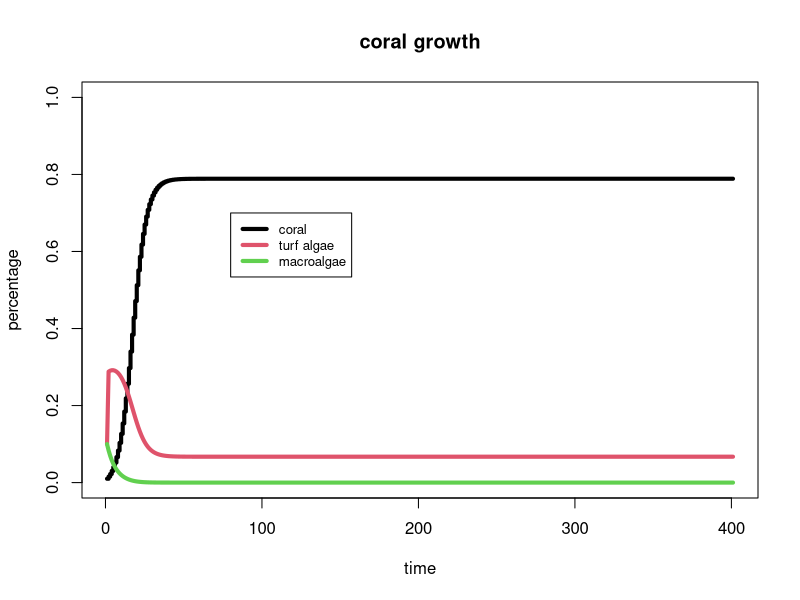
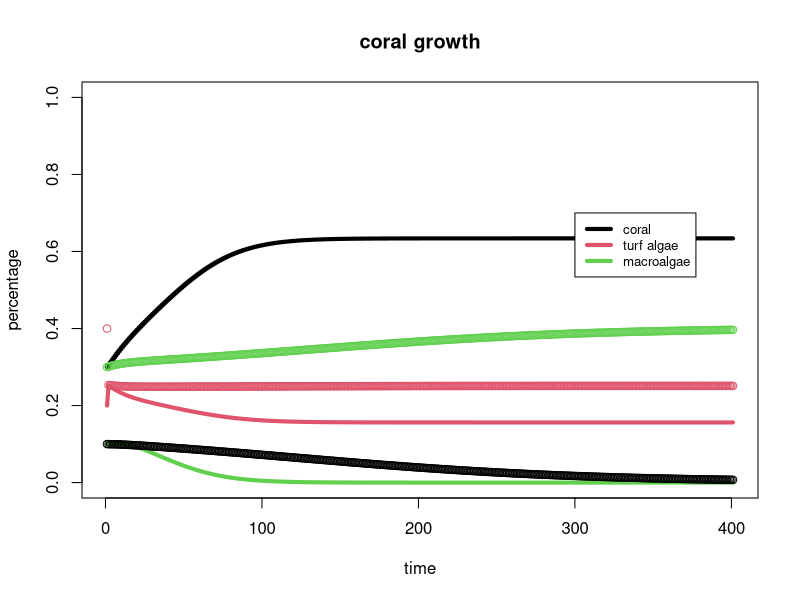
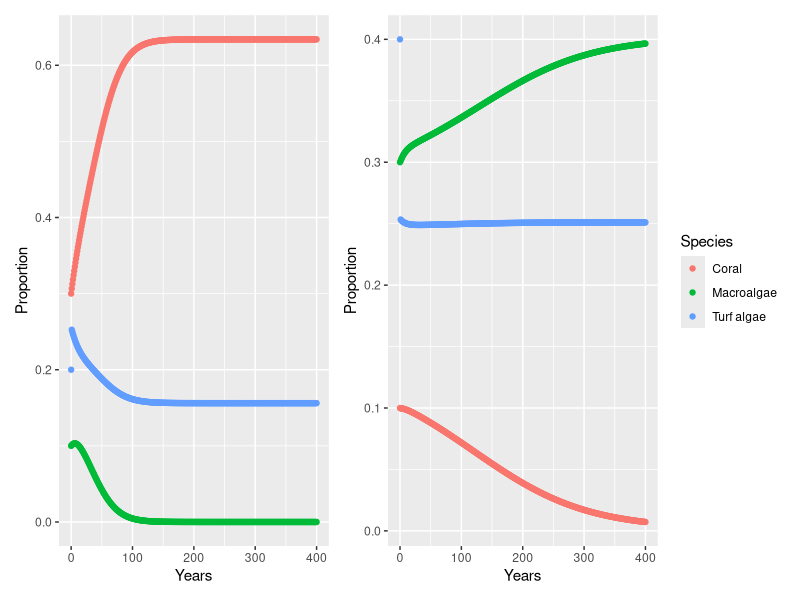
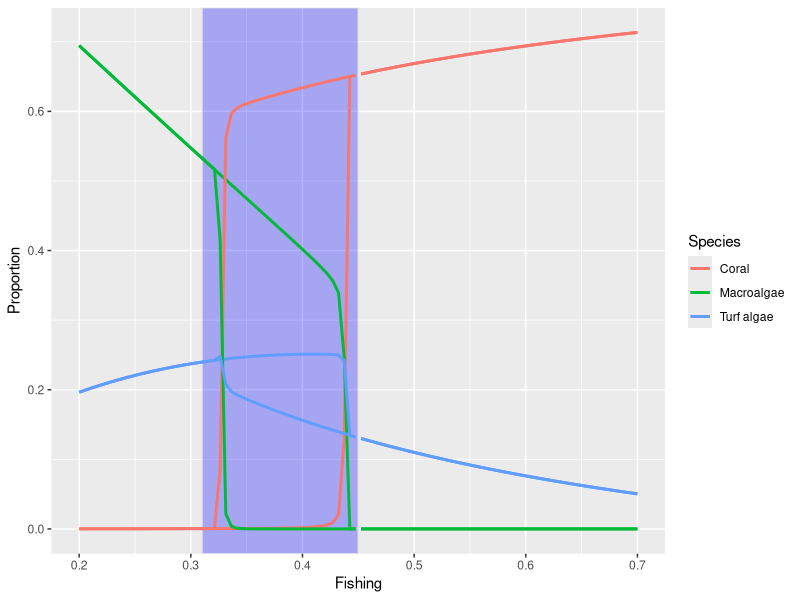
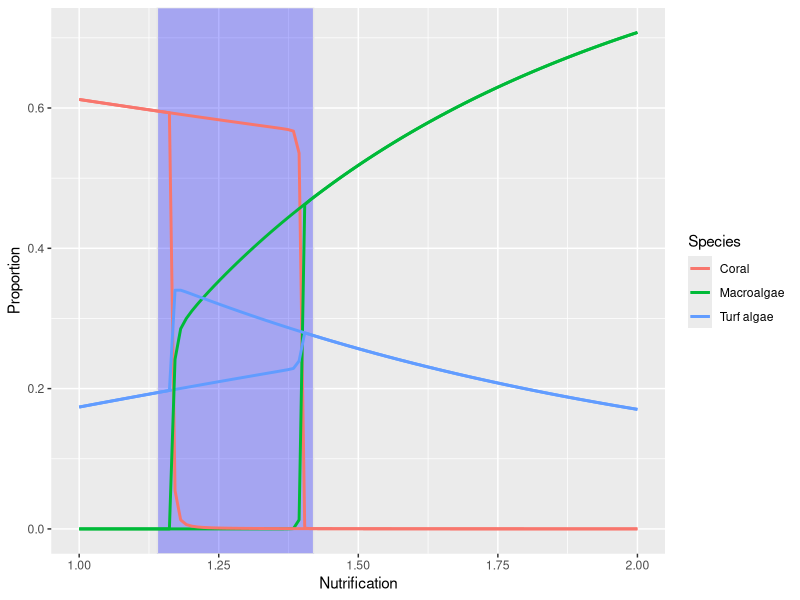
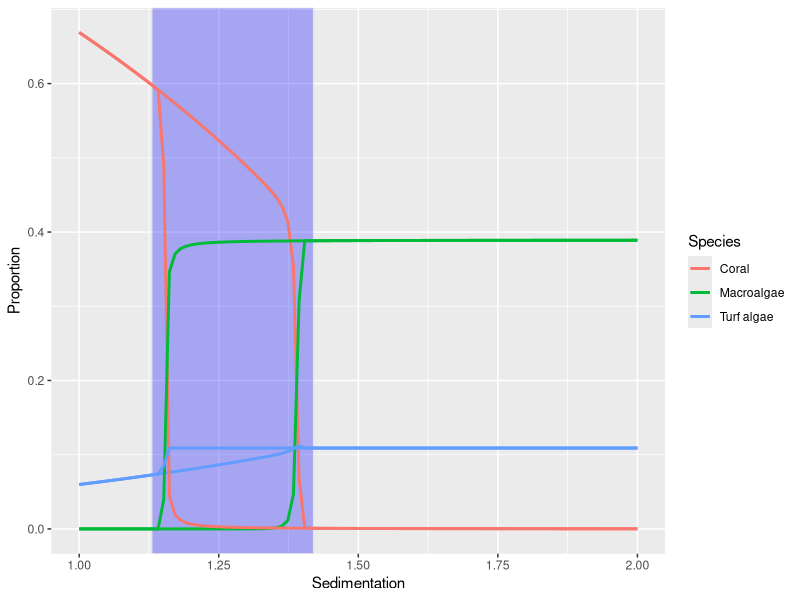

The R script that drew these images, in order:
# marine biology exam project
rm(list=ls())
library(deSolve)

library(ggplot2)
library(data.table)
#install.packages("patchwork")
library("patchwork")
######### baseline pristine !
param=c()
test=c(0,0)
graze=0.7 # grazing pressure
cm=0.06 # 1/yr, coral mortality
crep=0.25045 # 1/yr local coral lava space recruitment
cspawn=0.00503 # 1/yr coral lava from other places recruitment
clgrowth=0.12 # 1/yr lateral coral growth
tagrazem=10 # 1/yr, turf algae grazed max
ctgrowth=0.5 # coral growth turf over relative space
crecturf=0.1 # coral recruit onto turf, relative space
ftgrowth=11 # 1/yr fine turf growth
macgrazem=0.5 # 1/yr max macroalgae grazed
  # old macroalge graze 0.505*tagrazem
  # 0.01 *tagrazem
lmacgrowth=0.225 # 1/yr lateral growth rate macroalgae over sapce
cgrowthinhib=0.55 # coral growth inhibited by local macroalgae
lmacc=0.45 # lateral growth of macroalgae over coral
lmact=0.45 # lateral growth of macroalgae over turf.
parameters=c(graze,cm,crep,cspawn,clgrowth,tagrazem,ctgrowth,crecturf,ftgrowth,macgrazem,lmacgrowth,cgrowthinhib,lmacc,lmact)

stateinit=c(C=0.01,Tu=0.1,M=0.1)


coralgrowth=function(t,state,parameters) {
  C = state[[1]]
  Tu = state[[2]]
  M = state[[3]]
  S=1-C-Tu-M
  #print(S)
  dCdt=(cspawn+crep*C)*(S+crecturf*Tu)+clgrowth*(1-cgrowthinhib*M)*(S+ctgrowth*Tu)*C-cm*C-lmacc*lmacgrowth*M*C
  
  dTudt=ftgrowth*(1-graze)*S-tagrazem*graze*Tu-crecturf*(cspawn+crep*C)*Tu - ctgrowth*clgrowth*(1-cgrowthinhib*M)*Tu*C -lmact*lmacgrowth*M*Tu
  dMdt=lmacgrowth*M*(S+lmacc*C+lmact*Tu)-macgrazem*graze*M
 
  res=c(dCdt,dTudt,dMdt)
  return(list(res))
  
}

timey=400

pristinebaseline=ode.1D(y=stateinit,func=coralgrowth, times=0:timey,parms=parameters,nspec=1)

pristinebaselinefish=ode.1D(y=stateinit,func=coralgrowth, times=0:timey,parms=parameters,nspec=1)

plot(pristinebaseline[,2],main="coral growth",xlab="time",ylab="percentage",type="s",lwd=4,ylim=range(0,1))
lines(pristinebaseline[,3],col=2,lwd=4)
lines(pristinebaseline[,4],col=3,lwd=4)
legend(80, 0.7, legend=c("coral","turf algae","macroalgae"),
       col=c(1:3),lwd=4, cex=0.8)


##### fishing
cm=0.05 # 1/yr, coral mortality
crep=0.0009 # 1/yr local coral lava space recruitment
cspawn=0.00006 # 1/yr coral lava from other places recruitment
clgrowth=0.2 # 1/yr lateral coral growth
tagrazem=10 # 1/yr, turf algae grazed max
ctgrowth=0.25 # coral growth turf over relative space
crecturf=0.1 # coral recruit onto turf, relative space
ftgrowth=5 # 1/yr fine turf growth
macgrazem=0.5 # 1/yr max macroalgae grazed
lmacgrowth=0.35 # 1/yr lateral growth rate macroalgae over sapce
cgrowthinhib=0.9 # coral growth inhibited by local macroalgae
lmacc=0.1 # lateral growth of macroalgae over coral
lmact=0.9

#### plot test for converg
graze=0.4
stateinit=c(C=0.3,Tu=0.2,M=0.1)
pristinebaseline=ode.1D(y=stateinit,func=coralgrowth, times=0:timey,parms=parameters,nspec=1)
stateinit=c(C=0.1,Tu=0.4,M=0.3)
pristinebaselinefish=ode.1D(y=stateinit,func=coralgrowth, times=0:timey,parms=parameters,nspec=1)
plot(pristinebaseline[,2],main="coral growth",xlab="time",ylab="percentage",type="s",lwd=4,ylim=range(0,1))
lines(pristinebaseline[,3],col=2,lwd=4)
lines(pristinebaseline[,4],col=3,lwd=4)
points(pristinebaselinefish[,2],col=1)
points(pristinebaselinefish[,3],col=2)
points(pristinebaselinefish[,4],col=3)
legend(300, 0.7, legend=c("coral","turf algae","macroalgae"),
       col=c(1:3),lwd=4, cex=0.8)

data1 <- data.frame(c(0:400),pristinebaseline[,2])
data1$w <-"Coral"
data2 <- data.frame(c(0:400),pristinebaseline[,3])
data2$w <-"Turf algae"
data3 <- data.frame(c(0:400),pristinebaseline[,4])
data3$w <-"Macroalgae"
data4 <- data2                        # Replicate data
colnames(data4) <- colnames(data1)
data5 <- data3                        # Replicate data
colnames(data5) <- colnames(data1)
data <-rbind(data1,data4,data5)
colnames(data)<- c("Years", "Proportion", "Species")

data1 <- data.frame(c(0:400),pristinebaselinefish[,2])
data1$w <-"Coral"
data2 <- data.frame(c(0:400),pristinebaselinefish[,3])
data2$w <-"Turf algae"
data3 <- data.frame(c(0:400),pristinebaselinefish[,4])
data3$w <-"Macroalgae"
data4 <- data2                        # Replicate data
colnames(data4) <- colnames(data1)
data5 <- data3                        # Replicate data
colnames(data5) <- colnames(data1)
data2 <-rbind(data1,data4,data5)
colnames(data2)<- c("Years", "Proportion", "Species")

ggp1 <- ggplot(data, aes(x = Years, y = Proportion, colour = Species), size = 1) +
  geom_point()
ggp2 <- ggplot(data2, aes(x = Years, y = Proportion, colour = Species), size = 1) +
  geom_point()
ggp1 + ggp2 + plot_layout(guides = "collect")


#### end plot test

fishingf=seq(0.2,0.7,length.out=100)
stateinit=c(C=0.3,Tu=0.2,M=0.2)

resultsfforward=data.frame()
for (i in 1:length(fishingf)){
  graze=fishingf[i]
  parameters=c(graze,cm,crep,cspawn,clgrowth,tagrazem,ctgrowth,crecturf,ftgrowth,macgrazem,lmacgrowth,cgrowthinhib,lmacc,lmact)
  sol=ode.1D(y=stateinit,func=coralgrowth, times=0:timey,parms=parameters,nspec=1)
  resultsfforward=rbind(resultsfforward,sol[300,])
  stateinit=c(C=resultsfforward[i,2],Tu=resultsfforward[i,3],M=max(resultsfforward[i,4],0.1))
  
  
}
fishingb=rev(fishingf)
stateinit=c(C=0.3,Tu=0.2,M=0.2)

resultsfback=data.frame()
for (i in 1:length(fishingb)){
  graze=fishingb[i]
  parameters=c(graze,cm,crep,cspawn,clgrowth,tagrazem,ctgrowth,crecturf,ftgrowth,macgrazem,lmacgrowth,cgrowthinhib,lmacc,lmact)
  sol=ode.1D(y=stateinit,func=coralgrowth, times=0:timey,parms=parameters,nspec=1)
  resultsfback=rbind(resultsfback,sol[300,])
  stateinit=c(C=resultsfback[i,2],Tu=resultsfback[i,3],M=max(resultsfback[i,4],0.1))
  
  
}


data1 <- data.frame(fishingf,resultsfforward[,2])
data1$w <-"Coral"
data2 <- data.frame(fishingf,resultsfforward[,3])
data2$w <-"Turf algae"
data3 <- data.frame(fishingf,resultsfforward[,4])
data3$w <-"Macroalgae"

colnames(data1)<- c("Fishing", "Proportion", "Species")
colnames(data2)<- c("Fishing", "Proportion", "Species")
colnames(data3)<- c("Fishing", "Proportion", "Species")


data12 <- data.frame(fishingb,resultsfback[,2])
data12$w <-"Coral"
data22 <- data.frame(fishingb,resultsfback[,3])
data22$w <-"Turf algae"
data32 <- data.frame(fishingb,resultsfback[,4])
data32$w <-"Macroalgae"

colnames(data12)<- c("Fishing", "Proportion", "Species")
colnames(data22)<- c("Fishing", "Proportion", "Species")
colnames(data32)<- c("Fishing", "Proportion", "Species")

data <-rbind(data1,data2,data3)
data2 <-rbind(data12,data22,data32)


data$Event <- "Before"
data[data$Fishing>=0.45,]$Event <- "After"
data$Event <- factor(data$Event, levels=c("Before","After"))

data2$Event <- "Before"
data2[data2$Fishing>=0.45,]$Event <- "After"
data2$Event <- factor(data2$Event, levels=c("Before","After"))

xmin <- 0.31 # Beginning and end of discontinuity
xmax <- 0.45

ggplot() + 
  geom_rect(aes(xmin = xmin, xmax = xmax, ymin = -Inf, ymax = Inf), fill = "blue", alpha = 0.3, col = "grey90") +
  geom_line(data=data,aes(x = Fishing, y = Proportion, colour = Species, group = interaction(Species, Event)), size = 1) + 
  geom_line(data=data2, aes(x = Fishing, y = Proportion, colour = Species, group = interaction(Species, Event)), size = 1) 



#### use stable state from high grazing stage as initial conditions to see whether the system can regenerate
# with higher grazing again thing of course

# test with the given inits, also still need to change the remaining parms



######  nutrification

graze=0.6 # grazing pressure
cm=0.05 # 1/yr, coral mortality
crep=0.0009# 1/yr local coral lava space recruitment
cspawn=0.00006 # 1/yr coral lava from other places recruitment
clgrowth=0.2 # 1/yr lateral coral growth
tagrazem=9 # 1/yr, turf algae grazed max
ctgrowth=0.2 # coral growth turf over relative space
crecturf=0.05 # coral recruit onto turf, relative space
ftgrowth=11 # 1/yr fine turf growth
macgrazem=0.5 # 1/yr max macroalgae grazed
lmacgrowth=0.35 # 1/yr lateral growth rate macroalgae over sapce
cgrowthinhib=0.9 # coral growth inhibited by local macroalgae
lmacc=0.1 # lateral growth of macroalgae over coral
lmact=0.9 # lateral growth of macroalgae over turf.




nutrificationf=seq(1,2,length.out=100)
stateinit=c(C=0.3,Tu=0.2,M=0.2)
resultsnf=data.frame()
for (i in 1:length(nutrificationf)){
  ftgrowth=nutrificationf[i]*11
  lmacc=nutrificationf[i]*0.1
  lmact=nutrificationf[i]*0.9
  lmacgrowth=nutrificationf[i]*0.35
  parameters=c(graze,cm,crep,cspawn,clgrowth,tagrazem,ctgrowth,crecturf,ftgrowth,macgrazem,lmacgrowth,cgrowthinhib,lmacc,lmact)
  sol=ode.1D(y=stateinit,func=coralgrowth, times=0:timey,parms=parameters,nspec=1)
  resultsnf=rbind(resultsnf,sol[300,])
  stateinit=c(C=resultsnf[i,2],Tu=resultsnf[i,3],M=max(resultsnf[i,4],0.1))
}

nutrificationb=rev(nutrificationf)
resultsnb=data.frame()
for (i in 1:length(nutrificationb)){
  ftgrowth=nutrificationb[i]*11
  lmacc=nutrificationb[i]*0.1
  lmact=nutrificationb[i]*0.9
  lmacgrowth=nutrificationb[i]*0.35
  parameters=c(graze,cm,crep,cspawn,clgrowth,tagrazem,ctgrowth,crecturf,ftgrowth,macgrazem,lmacgrowth,cgrowthinhib,lmacc,lmact)
  sol=ode.1D(y=stateinit,func=coralgrowth, times=0:timey,parms=parameters,nspec=1)
  resultsnb=rbind(resultsnb,sol[300,])
  stateinit=c(C=resultsnb[i,2],Tu=resultsnb[i,3],M=max(resultsnb[i,4],0.1))
}



data1 <- data.frame(nutrificationf,resultsnf[,2])
data1$w <-"Coral"
data2 <- data.frame(nutrificationf,resultsnf[,3])
data2$w <-"Turf algae"
data3 <- data.frame(nutrificationf,resultsnf[,4])
data3$w <-"Macroalgae"

colnames(data1)<- c("Nutrification", "Proportion", "Species")
colnames(data2)<- c("Nutrification", "Proportion", "Species")
colnames(data3)<- c("Nutrification", "Proportion", "Species")


data12 <- data.frame(nutrificationb,resultsnb[,2])
data12$w <-"Coral"
data22 <- data.frame(nutrificationb,resultsnb[,3])
data22$w <-"Turf algae"
data32 <- data.frame(nutrificationb,resultsnb[,4])
data32$w <-"Macroalgae"

colnames(data12)<- c("Nutrification", "Proportion", "Species")
colnames(data22)<- c("Nutrification", "Proportion", "Species")
colnames(data32)<- c("Nutrification", "Proportion", "Species")

data <-rbind(data1,data2,data3)
data2 <-rbind(data12,data22,data32)


data$Event <- "Before"
data[data$Nutrification>=0.45,]$Event <- "After"
data$Event <- factor(data$Event, levels=c("Before","After"))

data2$Event <- "Before"
data2[data2$Nutrification>=0.45,]$Event <- "After"
data2$Event <- factor(data2$Event, levels=c("Before","After"))

xmin <- 1.14 # Beginning and end of discontinuity
xmax <- 1.42

ggplot() + 
  geom_rect(aes(xmin = xmin, xmax = xmax, ymin = -Inf, ymax = Inf), fill = "blue", alpha = 0.3, col = "grey90") +
  geom_line(data=data,aes(x = Nutrification, y = Proportion, colour = Species, group = interaction(Species, Event)), size = 1) + 
  geom_line(data=data2, aes(x = Nutrification, y = Proportion, colour = Species, group = interaction(Species, Event)), size = 1) 



##### sedimentation
graze=0.9 # grazing pressure
cm=0.06 # 1/yr, coral mortality
crep=0.01# 1/yr local coral lava space recruitment
cspawn=0.00006 # 1/yr coral lava from other places recruitment
clgrowth=0.2 # 1/yr lateral coral growth
tagrazem=5 # 1/yr, turf algae grazed max
ctgrowth=0.25 # coral growth turf over relative space
crecturf=0.05 # coral recruit onto turf, relative space
ftgrowth=10 # 1/yr fine turf growth
macgrazem=0.2 # 1/yr max macroalgae grazed
lmacgrowth=0.3 # 1/yr lateral growth rate macroalgae over sapce
cgrowthinhib=0.82 # coral growth inhibited by local macroalgae
lmacc=0.01 # lateral growth of macroalgae over coral
lmact=0.9 # lateral growth of macroalgae over turf.


stateinit=c(C=0.3,Tu=0.2,M=0.2)
sedimentmortf=seq(1,2,length.out=100)
sedimenrecf=seq(1,0.4,length.out=100)
sedimentgrowthf=seq(1,0.5,length.out=100)
resultssf=data.frame()
for (i in 1:100){
  cm=sedimentmortf[i]*0.06
  cspawn=sedimenrecf[i]*0.00006
  crep=sedimenrecf[i]*0.01
  crecturf=sedimenrecf[i]*0.05
  clgrowth=sedimentgrowthf[i]*0.2
  ctgrowth=sedimentgrowthf[i]*0.25
  parameters=c(graze,cm,crep,cspawn,clgrowth,tagrazem,ctgrowth,crecturf,ftgrowth,macgrazem,lmacgrowth,cgrowthinhib,lmacc,lmact)
  sol=ode.1D(y=stateinit,func=coralgrowth, times=0:timey,parms=parameters,nspec=1)
  resultssf=rbind(resultssf,sol[300,])
  stateinit=c(C=resultssf[i,2],Tu=resultssf[i,3],M=max(resultssf[i,4],0.1))
  
}
stateinit=c(C=0.3,Tu=0.2,M=0.2)
sedimentmortb=rev(sedimentmortf)
sedimenrecb=rev(sedimenrecf)
sedimentgrowthb=rev(sedimentgrowthf)
resultssb=data.frame()
for (i in 1:100){
  cm=sedimentmortb[i]*0.06
  cspawn=sedimenrecb[i]*0.00006
  crep=sedimenrecb[i]*0.01
  crecturf=sedimenrecb[i]*0.05
  clgrowth=sedimentgrowthb[i]*0.2
  ctgrowth=sedimentgrowthb[i]*0.25
  parameters=c(graze,cm,crep,cspawn,clgrowth,tagrazem,ctgrowth,crecturf,ftgrowth,macgrazem,lmacgrowth,cgrowthinhib,lmacc,lmact)
  sol=ode.1D(y=stateinit,func=coralgrowth, times=0:timey,parms=parameters,nspec=1)
  resultssb=rbind(resultssb,sol[300,])
  stateinit=c(C=resultssb[i,2],Tu=resultssb[i,3],M=max(resultssb[i,4],0.1))
  
}


data1 <- data.frame(sedimentmortf,resultssf[,2])
data1$w <-"Coral"
data2 <- data.frame(sedimentmortf,resultssf[,3])
data2$w <-"Turf algae"
data3 <- data.frame(sedimentmortf,resultssf[,4])
data3$w <-"Macroalgae"

colnames(data1)<- c("Sedimentation", "Proportion", "Species")
colnames(data2)<- c("Sedimentation", "Proportion", "Species")
colnames(data3)<- c("Sedimentation", "Proportion", "Species")


data12 <- data.frame(sedimentmortb,resultssb[,2])
data12$w <-"Coral"
data22 <- data.frame(sedimentmortb,resultssb[,3])
data22$w <-"Turf algae"
data32 <- data.frame(sedimentmortb,resultssb[,4])
data32$w <-"Macroalgae"

colnames(data12)<- c("Sedimentation", "Proportion", "Species")
colnames(data22)<- c("Sedimentation", "Proportion", "Species")
colnames(data32)<- c("Sedimentation", "Proportion", "Species")

data <-rbind(data1,data2,data3)
data2 <-rbind(data12,data22,data32)


data$Event <- "Before"
data[data$Sedimentation>=0.45,]$Event <- "After"
data$Event <- factor(data$Event, levels=c("Before","After"))

data2$Event <- "Before"
data2[data2$Sedimentation>=0.45,]$Event <- "After"
data2$Event <- factor(data2$Event, levels=c("Before","After"))

xmin <- 1.13 # Beginning and end of discontinuity
xmax <- 1.42

ggplot() + 
  geom_rect(aes(xmin = xmin, xmax = xmax, ymin = -Inf, ymax = Inf), fill = "blue", alpha = 0.3, col = "grey90") +
  geom_line(data=data,aes(x = Sedimentation, y = Proportion, colour = Species, group = interaction(Species, Event)), size = 1) + 
  geom_line(data=data2, aes(x = Sedimentation, y = Proportion, colour = Species, group = interaction(Species, Event)), size = 1) 
